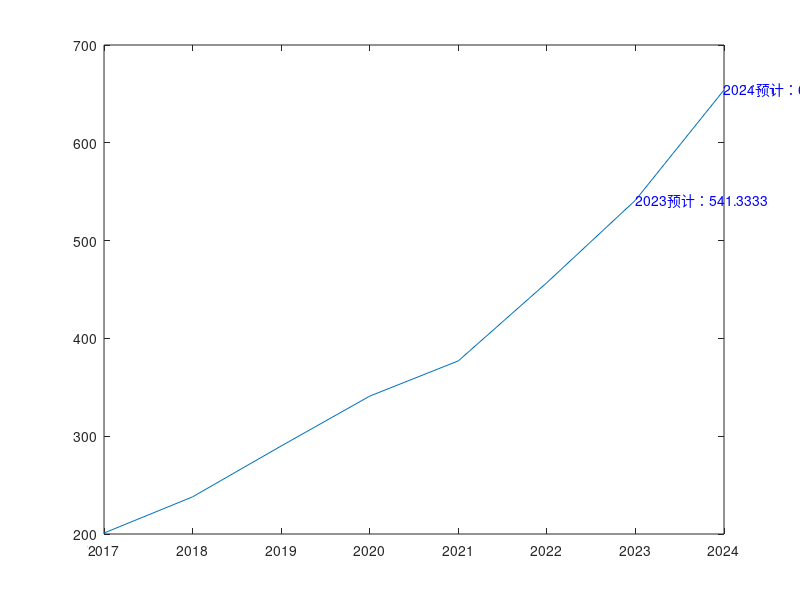

Write MATLAB code to recreate this figure.
x=[2017 2018 2019 2020 2021 2022];
y=[201 238 290 341 377 457];

P=polyfit(x,y,3);
xa=2023;
ya=polyval(P,xa);
x=[x xa];
y=[y ya];

xi=2024;
yi=polyval(P,xi);
x=[x xi];
y=[y yi];
plot(x,y);
text(xa,ya,['2023预计：',num2str(ya)],'color','b');
text(xi,yi,['2024预计：',num2str(yi)],'color','b');




